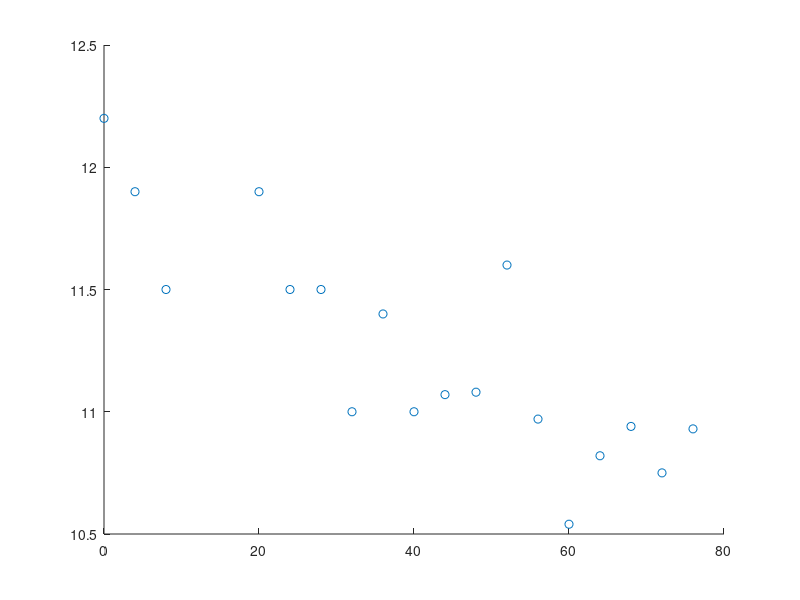

The MATLAB script that drew this image: (Note: this script raises an error after producing the figure.)
clear, clc

y = [12.2 11.9 11.5 11.9 11.5 11.5 11.0 11.4 11.0 ...
     11.07 11.08 11.60 10.97 10.54 10.82 10.94 10.75 10.93]';
   

x = [(0:4:8)'; (20:4:76)'];
x2 = [(1928:4:1936)'; (1948:4:2004)'];

A1 = [x2.^0 x2.^1];
% A2 = [x.^0 x.^1 x.^2];
% A3 = [x.^0 x.^1 x.^2 x.^3];


A1 \ y

%A1_update = [];

% [Q, R] = qr(A1, 0);
% for i = 1:20
%     if ~isnan(y(i,1))
%          %A1(i,:) \ y(i)
%          %A1(i,:)
%     end
% end

% pg 60
% 
figure(1);
scatter(x, y);
lsline;

% I think this one is more accurate
figure(2);
scatter(x2, y);
lsline;
